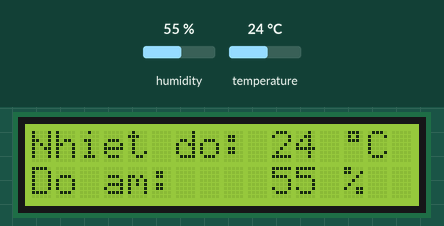
The sketch below on a simulated Arduino Uno, built with avr-gcc and run on an emulated ATmega328P. Shown: 16×2 character LCD. Inputs (shaded band) come from the test bench; at power-on: humidity 55 %, temperature 24 °C.

Above: at 1.2 s.
1.3 s: humidity set to 22 %
At 2.6 s:
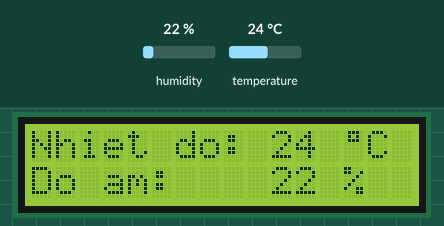
4.0 s: temperature set to 12 °C
At 5.1 s:
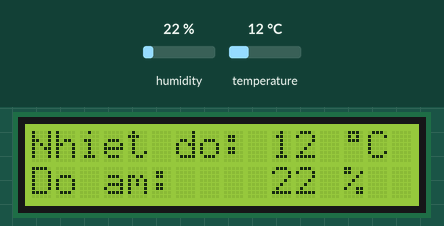
6.7 s: humidity set to 40 %
At 8.9 s:
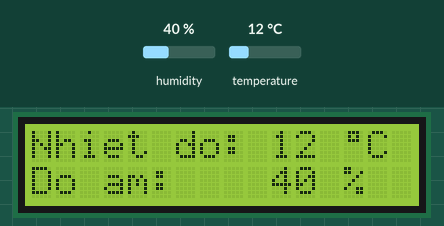
9.7 s: temperature set to 19 °C
At 11.3 s:
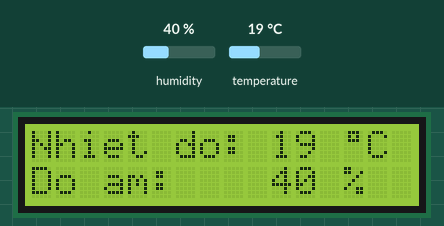
Timing chart, 0 to 12.8 s (numbered marks = the images above; inputs shaded):
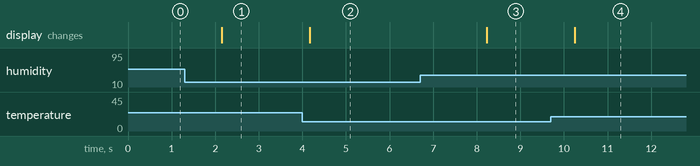

Measured:
- after the input at 1.3 s, the display: changes after 0.85 s (image 1)
- after the input at 4.0 s, the display: changes after 0.17 s (image 2)
- after the input at 6.7 s, the display: changes after 1.5 s (image 3)
- after the input at 9.7 s, the display: changes after 0.55 s (image 4)

The sketch:

DHT_LCD.ino
```cpp
#include <DHT.h>
#include <Wire.h>
#include <LiquidCrystal_I2C.h>

LiquidCrystal_I2C lcd(0x3F,16,2); //sda a4

const int DHTPIN = 2;
const int DHTTYPE = DHT11;
DHT dht(DHTPIN, DHTTYPE);

byte degree[8] = {
  0B01110,
  0B01010,
  0B01110,
  0B00000,
  0B00000,
  0B00000,
  0B00000,
  0B00000
};

void setup() {
  lcd.init();
  lcd.backlight();

  lcd.print("Nhiet do: ");
  lcd.setCursor(0,1);
  lcd.print("Do am: ");

  lcd.createChar(1, degree);

  dht.begin();
}

void loop() {
  float h = dht.readHumidity();
  float t = dht.readTemperature();

  if (isnan(t) || isnan(h)) {
  }
  else {
    lcd.setCursor(10,0);
    lcd.print(round(t));
    lcd.print(" ");
    lcd.write(1);
    lcd.print("C");

    lcd.setCursor(10,1);
    lcd.print(round(h));
    lcd.print(" %");
  }
}
```
